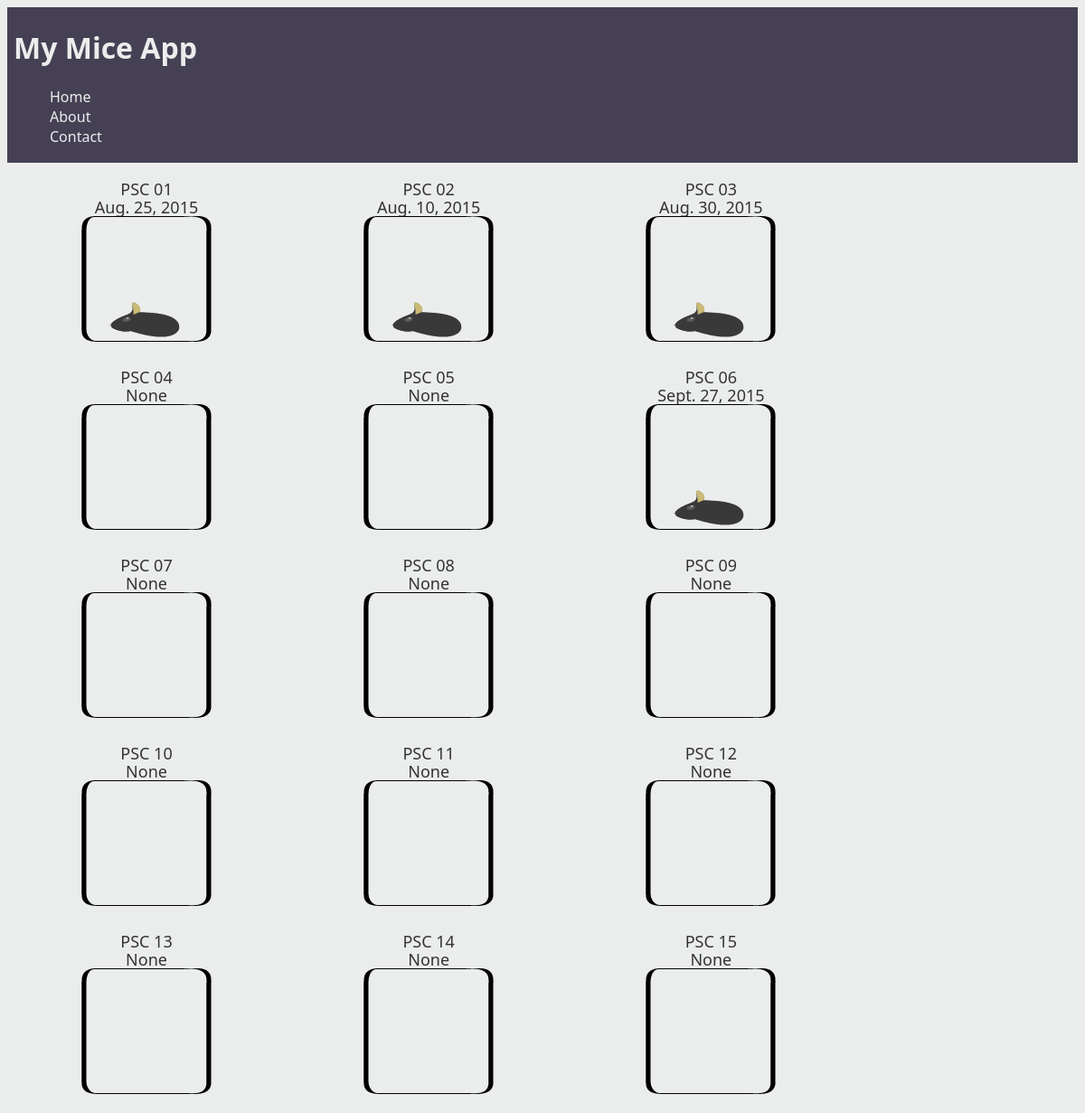
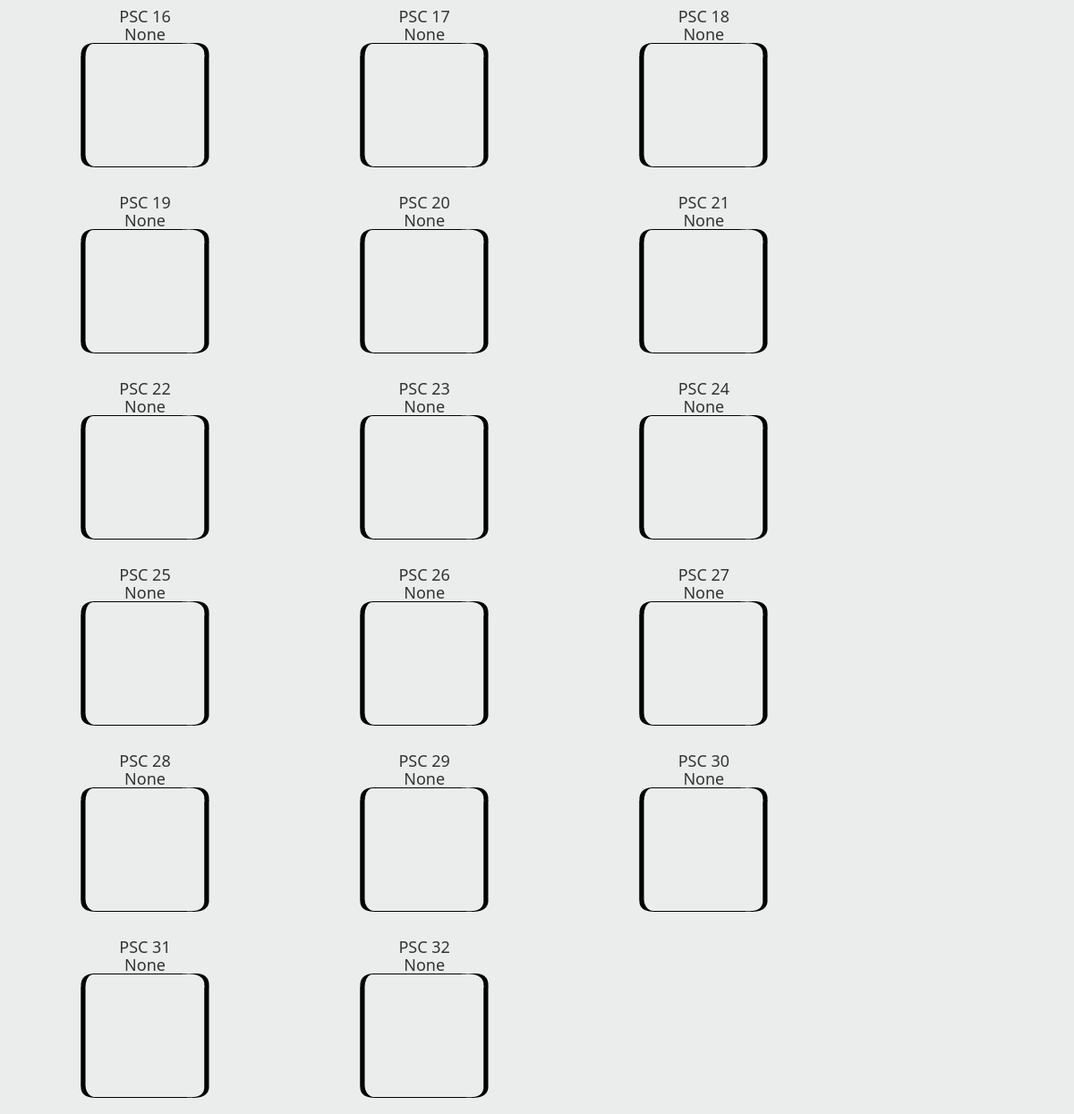
The page / on the database its author committed (2 pictures, top to bottom).
### tracker/models.py (models this page shows)
class Profile(models.Model):
    name = models.CharField(max_length=255, blank=True)
    PSC = models.CharField(max_length=255)
    mouse = models.CharField(max_length=255, blank=True)
    startDate = models.DateField(blank=True, null=True)
    endDate = models.DateField(blank=True, null=True)
    slug = models.SlugField(unique=True)

### tracker/views.py (the view)
# urls.py: url(r'^$', 'tracker.views.index', name='home'),
def index(request):
    things = Profile.objects.all()
    return render(request, 'index.html', {
        'things': things,
    })

### tracker/templates/index.html (shortened to what this page needs)
{% extends 'layouts/base.html' %}
{% load staticfiles %}
{% block content %}
    {% for thing in things %}
        <div id="container">
        <h2><a href="{% url 'specifics' slug=thing.slug %}">
            {{ thing.PSC }}
            <br>
            {{thing.endDate}}
            <br>
        {% if thing.name %}
            <img src="{% static 'img/BioDaqwMouse.png' %}" />
        {% else %}
            <img src="{% static 'img/BioDaqwoMouse.png' %}" />
        {% endif %}
        </a></h2>
        </div>
    {% endfor %}
{% endblock %}

### tracker/templates/layouts/base.html (shortened to what this page needs)
{% load staticfiles %}
<!DOCTYPE html>
<html>
<head>
    <link rel="stylesheet" href="{% static 'css/style.css' %}" />
</head>
<body>
    <header>
        <div id="header">
            <div id="top-content">
            <h1>My Mice App</h1>
            <ul>
                <li>
                    <a href="{% url 'home' %}">Home</a>
                </li>
                <li>
                    <a href="{% url 'about' %}">About</a>
                </li>
                <li>
                    <a href="{% url 'contact' %}">Contact</a>
                </li>
            </ul>
            </div>
        </div>
    </header>
    {% block content %}{% endblock %}
</body>
</html>

### tracker/static/css/style.css (style rules this page uses)
#header { background: rgba(22, 12, 38, 0.77); color: #EBEDED; min-width: 970px; margin: 0 auto; padding: 2px; }
#top-content { margin: 5px; color: #EBEDED; font-family: Optima,Segoe,Segoe UI,Candara,Calibri,Arial,sans-serif; }
#top-content a { color: #EBEDED; }
#container { border: 2px #444; height: 200px; display: inline-block; min-width: 300px; margin: 4px; text-align: center; font-family: Optima,Segoe,Segoe UI,Candara,Calibri,Arial,sans-serif; font-size: 12px; font-style: normal; font-variant: normal; font-weight: 400; line-height: 20px; }
a:link, a:hover, a:active, a:visited { font-weight: normal; text-decoration: none; color: #333333; }
ul { list-style-type: none; }
body { background-color: #EBEDED; font-family: Optima,Segoe,Segoe UI,Candara,Calibri,Arial,sans-serif; }

### rows shown on the page
Profile: PSC "PSC 01", endDate "Aug. 25, 2015"
Profile: PSC "PSC 02", endDate "Aug. 10, 2015"
Profile: PSC "PSC 03", endDate "Aug. 30, 2015"
Profile: PSC "PSC 04", endDate "None"
Profile: PSC "PSC 05", endDate "None"
Profile: PSC "PSC 06", endDate "Sept. 27, 2015"
Profile: PSC "PSC 07", endDate "None"
Profile: PSC "PSC 08", endDate "None"
Profile: PSC "PSC 09", endDate "None"
Profile: PSC "PSC 10", endDate "None"
Profile: PSC "PSC 11", endDate "None"
Profile: PSC "PSC 12", endDate "None"
Profile: PSC "PSC 13", endDate "None"
Profile: PSC "PSC 14", endDate "None"
Profile: PSC "PSC 15", endDate "None"
Profile: PSC "PSC 16", endDate "None"
Profile: PSC "PSC 17", endDate "None"
Profile: PSC "PSC 18", endDate "None"
Profile: PSC "PSC 19", endDate "None"
Profile: PSC "PSC 20", endDate "None"
Profile: PSC "PSC 21", endDate "None"
Profile: PSC "PSC 22", endDate "None"
Profile: PSC "PSC 23", endDate "None"
Profile: PSC "PSC 24", endDate "None"
Profile: PSC "PSC 25", endDate "None"
Profile: PSC "PSC 26", endDate "None"
Profile: PSC "PSC 27", endDate "None"
Profile: PSC "PSC 28", endDate "None"
Profile: PSC "PSC 29", endDate "None"
Profile: PSC "PSC 30", endDate "None"
Profile: PSC "PSC 31", endDate "None"
Profile: PSC "PSC 32", endDate "None"
